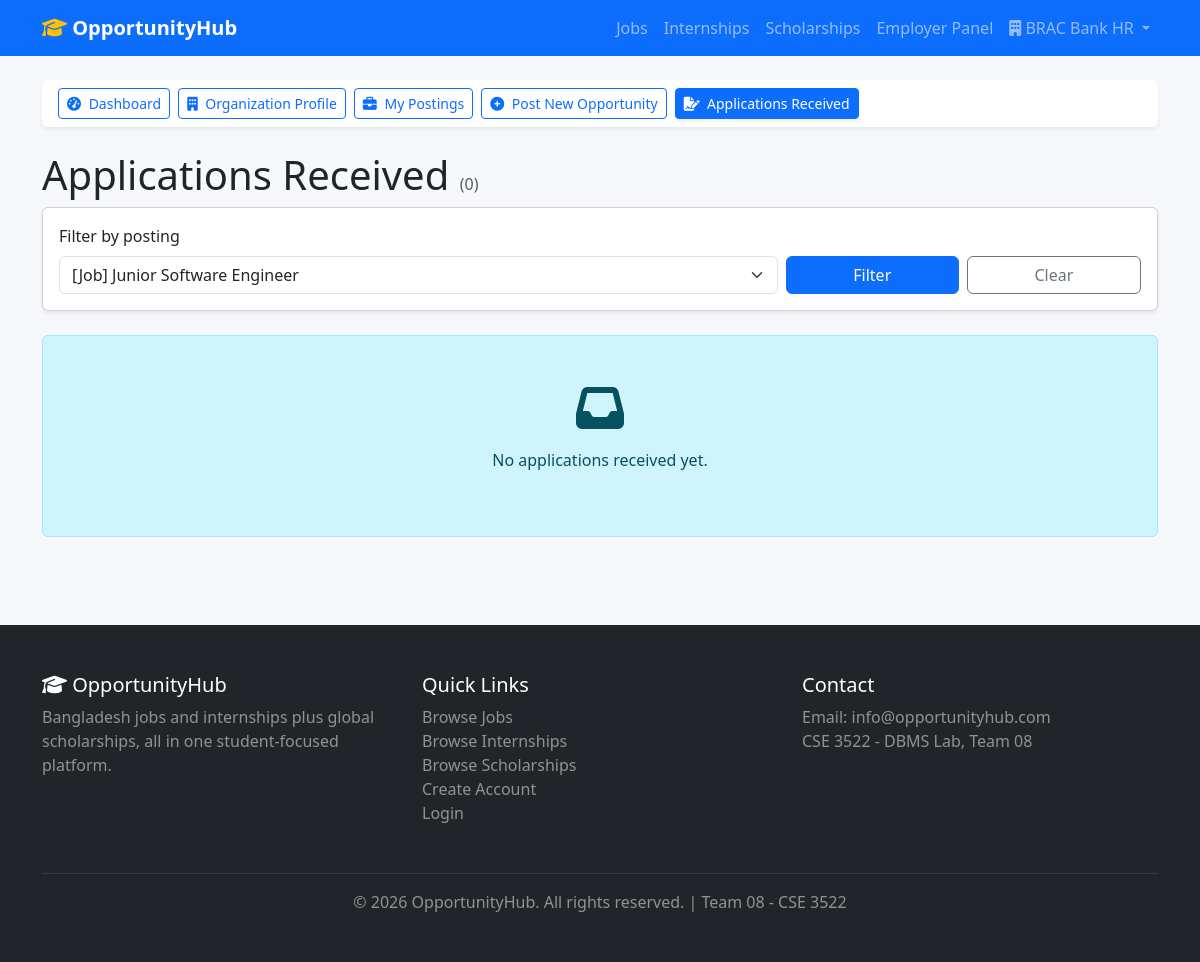
Screenshot of /pages/employer/applications.php?posting_id=1 (signed in) with the database file from the repository.
### tables this page shows
CREATE TABLE users (
    user_id INT PRIMARY KEY AUTO_INCREMENT,
    name VARCHAR(100) NOT NULL,
    email VARCHAR(100) UNIQUE NOT NULL,
    password VARCHAR(255) NOT NULL,
    user_type ENUM('student', 'graduate', 'admin', 'employer', 'university') DEFAULT 'student',
    university VARCHAR(100),
    degree VARCHAR(50),
    field_of_study VARCHAR(100),
    skills TEXT,
    experience_years INT DEFAULT 0,
    preferred_country VARCHAR(50),
    preferred_field VARCHAR(100),
    phone VARCHAR(20),
    bio TEXT,
    profile_complete BOOLEAN DEFAULT FALSE,
    status ENUM('active', 'suspended') DEFAULT 'active',
    created_at TIMESTAMP DEFAULT CURRENT_TIMESTAMP,
    updated_at TIMESTAMP DEFAULT CURRENT_TIMESTAMP ON UPDATE CURRENT_TIMESTAMP,
    INDEX idx_email (email),
    INDEX idx_user_type (user_type)
);

CREATE TABLE organizations (
    organization_id INT PRIMARY KEY AUTO_INCREMENT,
    user_id INT NOT NULL,
    org_name VARCHAR(150) NOT NULL,
    industry VARCHAR(100),
    website VARCHAR(255),
    location VARCHAR(150),
    org_size VARCHAR(50),
    founded_year INT,
    description TEXT,
    status ENUM('Pending','Approved','Rejected','Suspended') DEFAULT 'Pending',
    created_at TIMESTAMP DEFAULT CURRENT_TIMESTAMP,
    updated_at TIMESTAMP DEFAULT CURRENT_TIMESTAMP ON UPDATE CURRENT_TIMESTAMP,
    FOREIGN KEY (user_id) REFERENCES users(user_id) ON DELETE CASCADE,
    UNIQUE KEY unique_owner (user_id),
    INDEX idx_org_status (status)
);

### includes/functions.php (called while the page is built, shortened)
<?php
function isLoggedIn() {
    return isset($_SESSION['user_id']);
}
function isAdmin() {
    return isset($_SESSION['user_type']) && $_SESSION['user_type'] === 'admin';
}
function currentUser() {
    global $conn;
    $stmt = $conn->prepare("SELECT * FROM users WHERE user_id = ?");
    $stmt->bind_param("i", $_SESSION['user_id']);
    $stmt->execute();
    return $stmt->get_result()->fetch_assoc();
}
function e($string) {
    return htmlspecialchars($string ?? '', ENT_QUOTES, 'UTF-8');
}
function isEmployer() {
    return isset($_SESSION['user_type']) && $_SESSION['user_type'] === 'employer';
}
function getOrganizationByUser($user_id) {
    global $conn;
    $stmt = $conn->prepare("SELECT * FROM organizations WHERE user_id = ?");
    $stmt->bind_param("i", $user_id);
    $stmt->execute();
    return $stmt->get_result()->fetch_assoc();
}
function getOrganizationPostings($organization_id, $filters = []) {
    global $conn;
    $sql = "SELECT p.*, c.category_name FROM postings p LEFT JOIN categories c ON p.category_id = c.category_id
            WHERE p.organization_id = ?";
    $params = [$organization_id]; $types = "i";
    $sql .= " ORDER BY p.posted_at DESC";
    $stmt = $conn->prepare($sql);
    $stmt->bind_param($types, ...$params);
    $stmt->execute();
    return $stmt->get_result()->fetch_all(MYSQLI_ASSOC);
}
function getOrganizationApplications($organization_id, $posting_id = null) {
    global $conn;
    $sql = "SELECT ja.*, p.title, p.posting_type, p.organization_id, u.name AS applicant_name, u.email AS applicant_email,
                   u.university, u.degree, u.skills AS applicant_skills, u.phone
            FROM job_applications ja
            INNER JOIN postings p ON ja.posting_id = p.posting_id
            INNER JOIN users u ON ja.user_id = u.user_id
            WHERE p.organization_id = ?";
    $params = [$organization_id]; $types = "i";
    if ($posting_id) {
        $sql .= " AND ja.posting_id = ?";
        $params[] = $posting_id; $types .= "i";
    }
    $sql .= " ORDER BY ja.applied_at DESC";
    $stmt = $conn->prepare($sql);
    $stmt->bind_param($types, ...$params);
    $stmt->execute();
    return $stmt->get_result()->fetch_all(MYSQLI_ASSOC);
}

### pages/employer/applications.php (the view, shortened to what this page needs)
<?php
require_once '../../config/database.php';
require_once '../../includes/functions.php';
$org = getOrganizationByUser($_SESSION['user_id']);
$posting_id = (int) ($_GET['posting_id'] ?? 0);
$applications = getOrganizationApplications($org['organization_id'], $posting_id ?: null);
$postings = getOrganizationPostings($org['organization_id']);
include '../../includes/header.php';
include '../../includes/employer-nav.php';
?>
<div class="container py-4">
  <h1>Applications Received <small class="text-muted fs-6">(<?php echo count($applications); ?>)</small></h1>
  <form method="GET" class="card shadow-sm p-3 mb-4">
    <div class="row g-2 align-items-end">
      <div class="col-md-8">
        <label class="form-label">Filter by posting</label>
        <select class="form-select" name="posting_id">
          <?php foreach ($postings as $p): ?>
            <option value="<?php echo (int)$p['posting_id']; ?>" <?php echo ($posting_id === (int)$p['posting_id']) ? 'selected' : ''; ?>>
              [<?php echo e($p['posting_type']); ?>] <?php echo e($p['title']); ?>
            </option>
          <?php endforeach; ?>
        </select>
      </div>
      <div class="col-md-4 d-flex gap-2">
        <button class="btn btn-primary flex-fill">Filter</button>
        <a href="applications.php" class="btn btn-outline-secondary flex-fill">Clear</a>
      </div>
    </div>
  </form>
  <?php if (empty($applications)): ?>
    <div class="alert alert-info text-center py-5">
      <i class="fas fa-inbox fa-3x mb-3"></i>
      <p>No applications received yet.</p>
    </div>
  <?php endif; ?>
</div>
<?php include '../../includes/footer.php'; ?>

### includes/header.php (shortened to what this page needs)
<?php
$currentUserData = isLoggedIn() ? currentUser() : null;
?>
<!DOCTYPE html>
<html lang="en">
<head>
    <link href="https://cdnjs.cloudflare.com/ajax/libs/bootstrap/5.3.0/css/bootstrap.min.css" rel="stylesheet">
    <link href="https://cdnjs.cloudflare.com/ajax/libs/font-awesome/6.4.0/css/all.min.css" rel="stylesheet">
    <link rel="stylesheet" href="<?php echo BASE_URL; ?>/css/style.css">
</head>
<body>
<nav class="navbar navbar-expand-lg navbar-dark bg-primary sticky-top">
    <div class="container">
        <a class="navbar-brand fw-bold" href="<?php echo BASE_URL; ?>/pages/index.php">
            <i class="fas fa-graduation-cap"></i> OpportunityHub
        </a>
        <div class="collapse navbar-collapse" id="navbarNav">
            <ul class="navbar-nav ms-auto align-items-lg-center">
                <li class="nav-item">
                    <a class="nav-link" href="<?php echo BASE_URL; ?>/pages/jobs.php">Jobs</a>
                </li>
                <li class="nav-item">
                    <a class="nav-link" href="<?php echo BASE_URL; ?>/pages/internships.php">Internships</a>
                </li>
                <li class="nav-item">
                    <a class="nav-link" href="<?php echo BASE_URL; ?>/pages/scholarships.php">Scholarships</a>
                </li>
                <?php if (isLoggedIn() && isAdmin()): ?>
                    <li class="nav-item">
                        <a class="nav-link" href="<?php echo BASE_URL; ?>/pages/admin/dashboard.php">Admin Panel</a>
                    </li>
                    <li class="nav-item">
                        <a class="nav-link" href="<?php echo BASE_URL; ?>/pages/logout.php">Logout</a>
                    </li>
                <?php elseif (isLoggedIn() && isEmployer()): ?>
                    <li class="nav-item">
                        <a class="nav-link" href="<?php echo BASE_URL; ?>/pages/employer/dashboard.php">Employer Panel</a>
                    </li>
                    <li class="nav-item dropdown">
                        <a class="nav-link dropdown-toggle" href="#" role="button" data-bs-toggle="dropdown">
                            <i class="fas fa-building"></i> <?php echo e($currentUserData['name'] ?? 'Account'); ?>
                        </a>
                    </li>
                <?php endif; ?>
            </ul>
        </div>
    </div>
</nav>

### css/style.css (style rules this page uses)
body { font-family: 'Segoe UI', Tahoma, Geneva, Verdana, sans-serif; background-color: #f7f8fb; }
.navbar-brand i { color: #ffc107; }

### rows the page displays
users: name "BRAC Bank HR"
organizations: posting_id "[Job] Junior Software Engineer"

### other values shown
$meta[1] "Dashboard"
$meta[1] "Organization Profile"
$meta[1] "My Postings"
$meta[1] "Post New Opportunity"
$meta[1] "Applications Received"
count($applications) "0"
